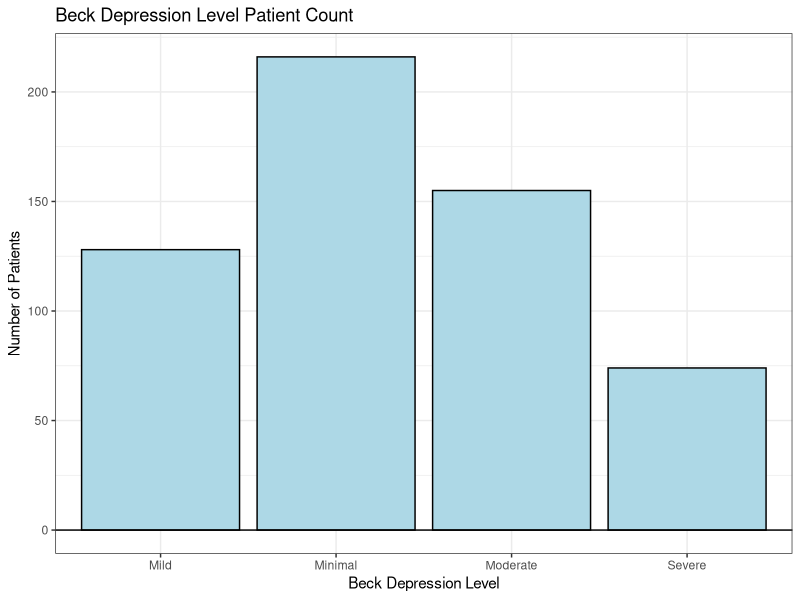
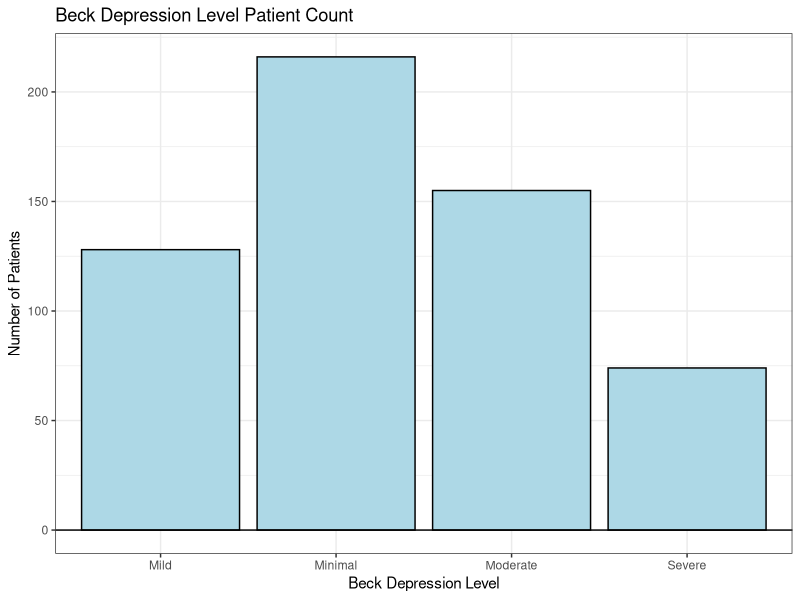

The R script that drew these images, in order:
library(quantreg)
library(ggplot2)
data("uis")

# first, create add a column to the data frame
#  adding in the designations specified in (b)

categorical.beck <- rep(NA, nrow(uis))
for (i in 1:length(categorical.beck)) {
  beck.score <- uis$BECK[i]
  
  if (beck.score >= 0 &
      beck.score <= 13)
    categorical.beck[i] <- "Minimal"
  
  else if (beck.score >= 14 &
           beck.score <= 19)
    categorical.beck[i] <- "Mild"
  
  else if (beck.score >= 20 &
           beck.score <= 28)
    categorical.beck[i] <- "Moderate"
  
  else if (beck.score >= 29 &
           beck.score <= 63)
    categorical.beck[i] <- "Severe"
}

# frequency table
beck.table <- table(categorical.beck)

# proportion frequency table
beck.prop.table <- prop.table(beck.table)

# frequency bar plot
beck.dat <- data.frame(beck.table)
colnames(beck.dat)=c("Dep.cat", "Count")
beck.bar.plot<-ggplot(data=beck.dat, aes(x=Dep.cat, y=Count)) +
  geom_bar(stat = "identity",
           color = "black",
           fill = "lightblue") +
  xlab("Beck Depression Level") +
  ylab("Number of Patients") +
  ggtitle("Beck Depression Level Patient Count") +
  geom_hline(yintercept = 0) +
  theme_bw()
beck.bar.plot
(beck.bar.plot)

